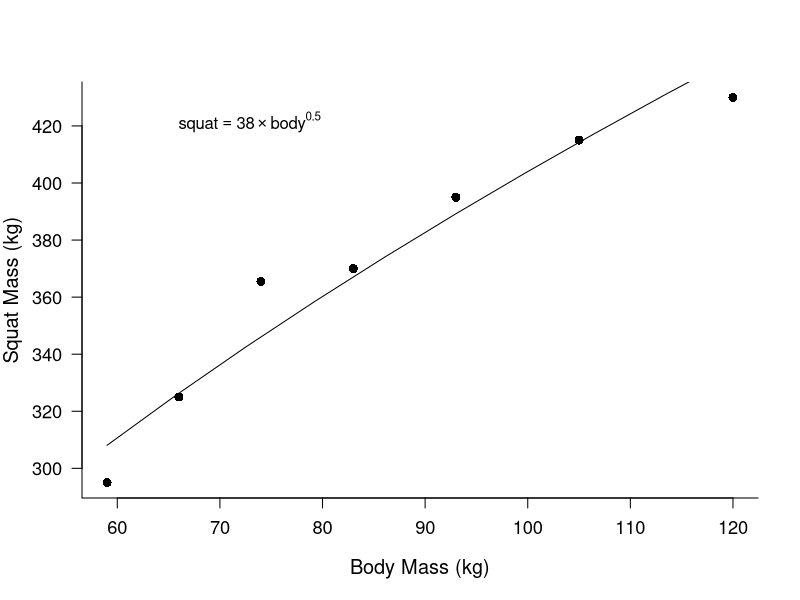

The R source for this figure: (Note: this script raises an error after producing the figure.)
# quick allometric scaling analyis of powerlifting results by body mass
# data taken from the squat at 
# http://www.records.powerlifting.org/world/?lan=en&gender=M&age=sen
# Date: 20/01/2016

# weight category of the lifters
body <- c(59,66,74,83,93,105,120)

# weight squatted
squat <- c(295,325,365.5,370,395,415,430)

mydata <- data.frame(body = body, squat = squat)

# scatter plot
plot(squat ~ body, data = mydata,
     type = "p", 
     xlab = "Body Mass (kg)", 
     ylab = ("Squat Mass (kg)"), 
     bty = "L", las = 1, pch = 16, 
     cex = 1.2, cex.lab = 1.2, cex.axis = 1.1)


# allometric model
mod.squat <- glm(log(squat) ~ log(body), data = mydata)

summary(mod.squat)

# predict the model for plotting the curve
new.x <- seq(min(body), max(body), length = 10)

new.y <- predict(mod.squat, newdata = data.frame(body = new.x),
                 type = "response")

lines(exp(new.y) ~ new.x, col = "black", lty = 1, lwd = 1)

# extrac the parameters of the allometric equation
a <- round(exp(coef(mod.squat)[1]), 0)
b <- round(coef(mod.squat)[2], 1)

text(65, 420, labels = bquote(squat == .(a)  %*% body ^ .(b)  ), pos = 4)

# ------------------------------------------------------------------------------
# Analyse the specific athletes in https://www.youtube.com/watch?v=4VO7VMmSHCo
# which started this whole thing off.

athletes <- data.frame(name = c("Mostovenko","Faber","Schmidt","Forstemann","Beilmann"),
                        body = c(89.6, 93, 114.6, 95.4, 81.2 ),
                        bar = c(89.6, 93, 114.6, 95.4, 85))

athletes$squat.max = exp(predict(mod.squat, newdata = atheletes,
                             type = "response"))

athletes$prop.max <- with(athletes, squat.max / bar)
                        

